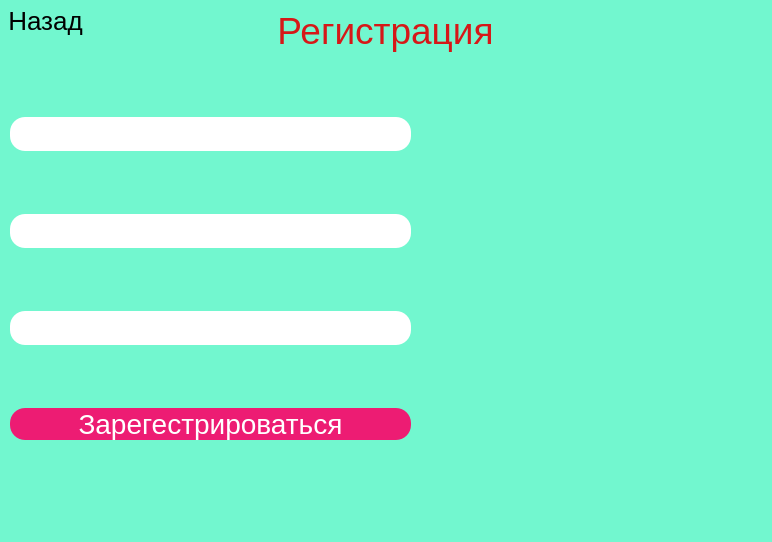
<?xml version="1.0" encoding="UTF-8"?>
<ui version="4.0">
 <class>Registration</class>
 <widget class="QWidget" name="Registration">
  <property name="enabled">
   <bool>true</bool>
  </property>
  <property name="geometry">
   <rect>
    <x>0</x>
    <y>0</y>
    <width>772</width>
    <height>542</height>
   </rect>
  </property>
  <property name="windowTitle">
   <string>Password_Comrade</string>
  </property>
  <property name="windowIcon">
   <iconset theme=":\new\images\app.ico">
    <normaloff>.</normaloff>.</iconset>
  </property>
  <property name="styleSheet">
   <string notr="true">#Registration{
	background: #72f7cf;
}
#registrationLabel{
	color:#d61818;
}

#madam{
	border-image: url(:/new/images/log.png);
     background-repeat: no-repeat;
	border:0px;
}

#registrationButton {
	background:#ed1c73;
	color:#fff;
	border-radius:15px;
	font-size:28px;
}
#registrationButton:hover{
	 background:#ed1c53 ;
}
#registrationButton:pressed{
	 background:#ed1c73;
	 font-size:30px;
}
#newpasswordInput2 {
	border-radius:15px;
	font-size:28px;
}
#newpasswordInput1{
	border-radius:15px;
	font-size:28px;
}

#newLoginInput{
	border-radius:15px;
	font-size:28px;
}
#registration_next{
	font-size:26px;
	background: #72f7cf;
	border:0px;
}

#boyBox{border:0px;}

#backToLogin{
	font-size:26px;
	background: #72f7cf;
	border:0px;
}
#backToLogin:hover{background: #8ff7cf;}
#backToLogin:pressed{font-size:28px;}</string>
  </property>
  <widget class="QLabel" name="registrationLabel">
   <property name="geometry">
    <rect>
     <x>0</x>
     <y>0</y>
     <width>771</width>
     <height>61</height>
    </rect>
   </property>
   <property name="sizePolicy">
    <sizepolicy hsizetype="Preferred" vsizetype="Preferred">
     <horstretch>0</horstretch>
     <verstretch>0</verstretch>
    </sizepolicy>
   </property>
   <property name="font">
    <font>
     <family>Nirmala UI</family>
     <pointsize>28</pointsize>
    </font>
   </property>
   <property name="text">
    <string>Регистрация</string>
   </property>
   <property name="alignment">
    <set>Qt::AlignCenter</set>
   </property>
  </widget>
  <widget class="QWidget" name="horizontalLayoutWidget">
   <property name="geometry">
    <rect>
     <x>0</x>
     <y>90</y>
     <width>771</width>
     <height>451</height>
    </rect>
   </property>
   <layout class="QHBoxLayout" name="horizontalLayout">
    <item>
     <widget class="QGroupBox" name="boyBox">
      <property name="title">
       <string/>
      </property>
      <widget class="QLabel" name="boy">
       <property name="geometry">
        <rect>
         <x>410</x>
         <y>90</y>
         <width>361</width>
         <height>361</height>
        </rect>
       </property>
       <property name="text">
        <string/>
       </property>
       <property name="pixmap">
        <pixmap resource="src.qrc">:/new/images/reg.png</pixmap>
       </property>
       <property name="scaledContents">
        <bool>true</bool>
       </property>
      </widget>
      <widget class="QWidget" name="gridLayoutWidget">
       <property name="geometry">
        <rect>
         <x>0</x>
         <y>-30</y>
         <width>411</width>
         <height>441</height>
        </rect>
       </property>
       <layout class="QGridLayout" name="gridLayout_2">
        <property name="leftMargin">
         <number>10</number>
        </property>
        <property name="rightMargin">
         <number>0</number>
        </property>
        <property name="horizontalSpacing">
         <number>6</number>
        </property>
        <item row="3" column="0">
         <widget class="QPushButton" name="registrationButton">
          <property name="text">
           <string>Зарегестрироваться</string>
          </property>
         </widget>
        </item>
        <item row="2" column="0">
         <widget class="QLineEdit" name="newpasswordInput2">
          <property name="echoMode">
           <enum>QLineEdit::Password</enum>
          </property>
         </widget>
        </item>
        <item row="1" column="0">
         <widget class="QLineEdit" name="newpasswordInput1">
          <property name="echoMode">
           <enum>QLineEdit::Password</enum>
          </property>
         </widget>
        </item>
        <item row="0" column="0">
         <widget class="QLineEdit" name="newLoginInput"/>
        </item>
       </layout>
      </widget>
      <widget class="QLabel" name="regError">
       <property name="geometry">
        <rect>
         <x>10</x>
         <y>410</y>
         <width>411</width>
         <height>31</height>
        </rect>
       </property>
       <property name="text">
        <string/>
       </property>
      </widget>
     </widget>
    </item>
   </layout>
  </widget>
  <widget class="QPushButton" name="backToLogin">
   <property name="geometry">
    <rect>
     <x>0</x>
     <y>0</y>
     <width>91</width>
     <height>41</height>
    </rect>
   </property>
   <property name="text">
    <string>Назад</string>
   </property>
  </widget>
 </widget>
 <resources>
  <include location="src.qrc"/>
 </resources>
 <connections/>
</ui>
